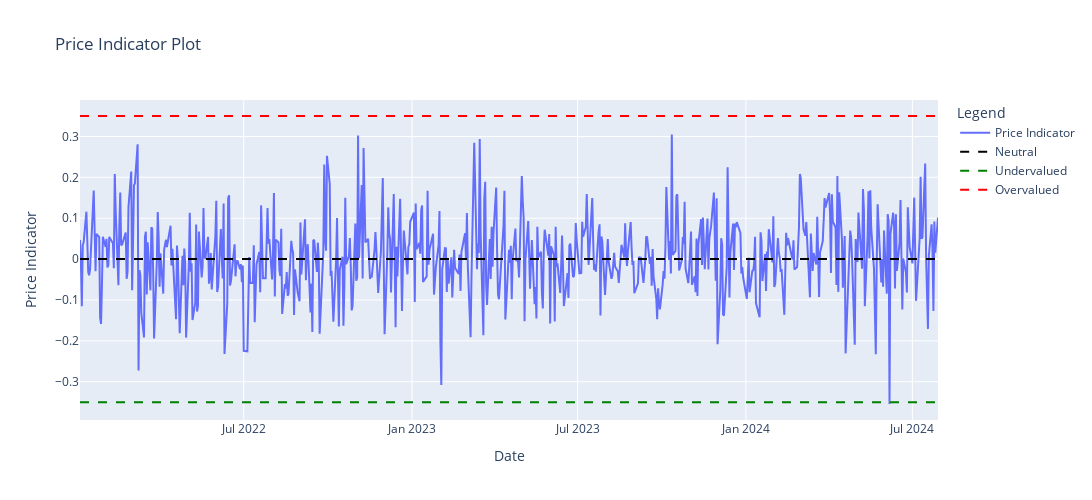

Source (notebook cell):
### Markdown cell above
In this trading strategy, we define dynamic thresholds to classify the model's price predictions as undervalued or overvalued. These thresholds help generate trading signals based on the forecasted price movements:

+ **Lower Threshold** (-0.35): When the price indicator falls below this level, the asset is considered undervalued, signaling a potential buy opportunity.
+ **Upper Threshold** (0.35): When the price indicator rises above this level, the asset is considered overvalued, signaling a potential sell or hold decision.

These specific threshold values are not arbitrary. They were chosen with the goal of maximizing the Sharpe ratio, which measures risk-adjusted returns, while also minimizing maximum drawdown, a metric that reflects the largest loss from a peak to a trough in the strategy's performance. This optimization helps ensure that the trading strategy not only delivers profitable returns but also manages risk effectively.

### Code cell
# Plot price and indicator
fig = make_subplots()

# Add the Price Indicator line to the plot
fig.add_trace(go.Scatter(x=gold.index, y=gold['Price_indicator'], mode='lines', name='Price Indicator'))

# Define dynamic thresholds for indicators
lower_threshold = -0.35  # Threshold for Undervalued
upper_threshold = 0.35   # Threshold for Overvalued

# Add horizontal lines for Neutral, Undervalued, and Overvalued indicators
fig.add_trace(go.Scatter(x=[gold.index.min(), gold.index.max()], y=[0, 0], 
                         mode='lines', line=dict(color='black', dash='dash'), name='Neutral'))

fig.add_trace(go.Scatter(x=[gold.index.min(), gold.index.max()], y=[lower_threshold, lower_threshold], 
                         mode='lines', line=dict(color='green', dash='dash'), name='Undervalued'))

fig.add_trace(go.Scatter(x=[gold.index.min(), gold.index.max()], y=[upper_threshold, upper_threshold], 
                         mode='lines', line=dict(color='red', dash='dash'), name='Overvalued'))

# Update layout with titles and dimensions
fig.update_layout(
    title='Price Indicator Plot',
    xaxis_title='Date',
    yaxis_title='Price Indicator',
    legend_title='Legend',
    autosize=False,
    width=1100,
    height=500
)

# Display the plot
fig.show()

### Figure 1 — Plotly figure (JSON) as saved in the notebook; plotly's stock layout.template omitted (floating-point values rounded to 4 significant figures; data arrays with more than 128 entries replaced by an {"elided": "..."} marker saying what was removed)
{"data": [{"mode": "lines", "name": "Price Indicator", "type": "scatter", "x": {"elided": "645 str values"}, "y": {"elided": "645 float values"}}, {"line": {"color": "black", "dash": "dash"}, "mode": "lines", "name": "Neutral", "type": "scatter", "x": ["2022-01-03T00:00:00", "2024-07-29T00:00:00"], "y": [0, 0]}, {"line": {"color": "green", "dash": "dash"}, "mode": "lines", "name": "Undervalued", "type": "scatter", "x": ["2022-01-03T00:00:00", "2024-07-29T00:00:00"], "y": [-0.35, -0.35]}, {"line": {"color": "red", "dash": "dash"}, "mode": "lines", "name": "Overvalued", "type": "scatter", "x": ["2022-01-03T00:00:00", "2024-07-29T00:00:00"], "y": [0.35, 0.35]}], "layout": {"autosize": false, "height": 500, "legend": {"title": {"text": "Legend"}}, "title": {"text": "Price Indicator Plot"}, "width": 1100, "xaxis": {"anchor": "y", "domain": [0, 1], "title": {"text": "Date"}}, "yaxis": {"anchor": "x", "domain": [0, 1], "title": {"text": "Price Indicator"}}}}
